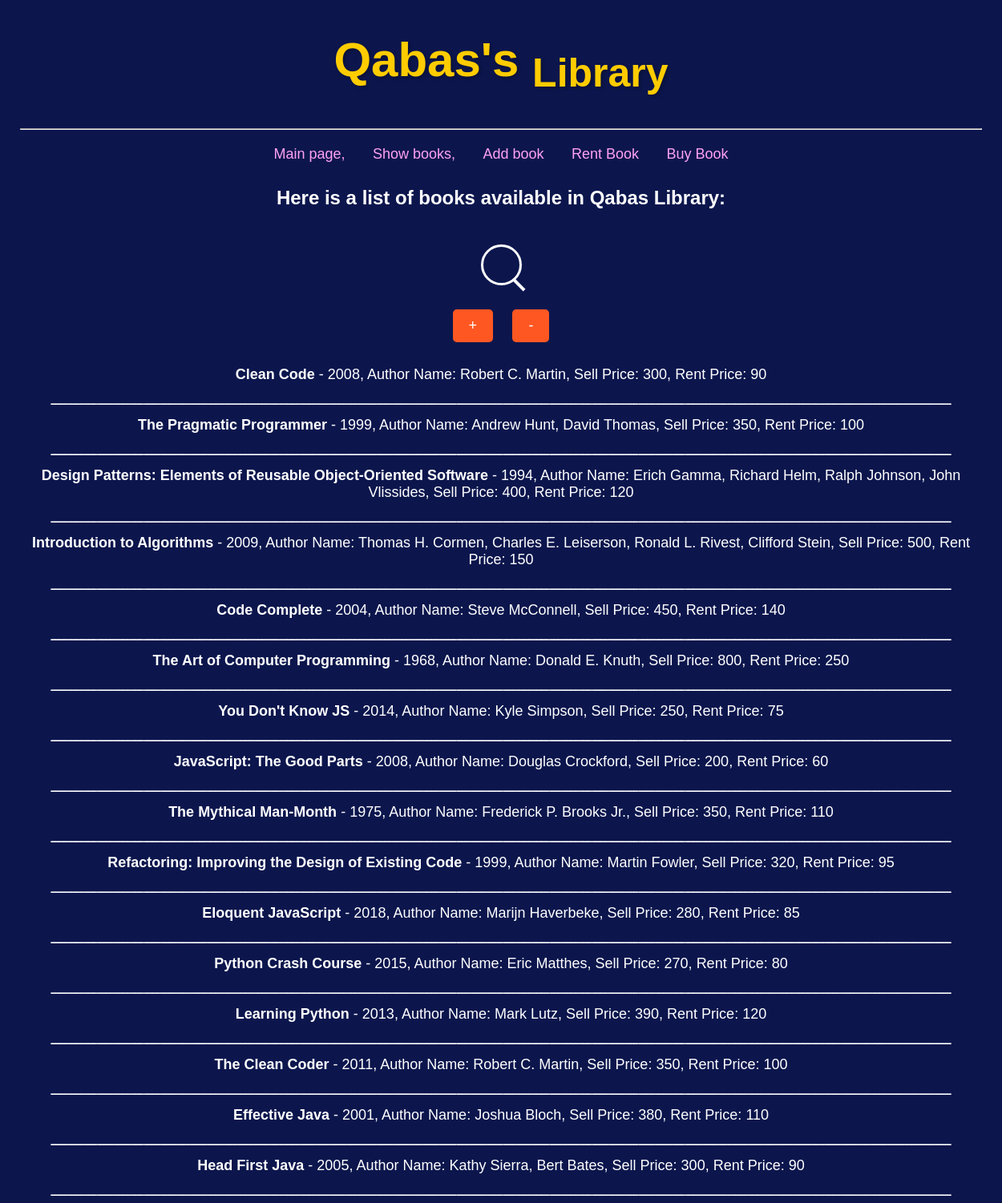
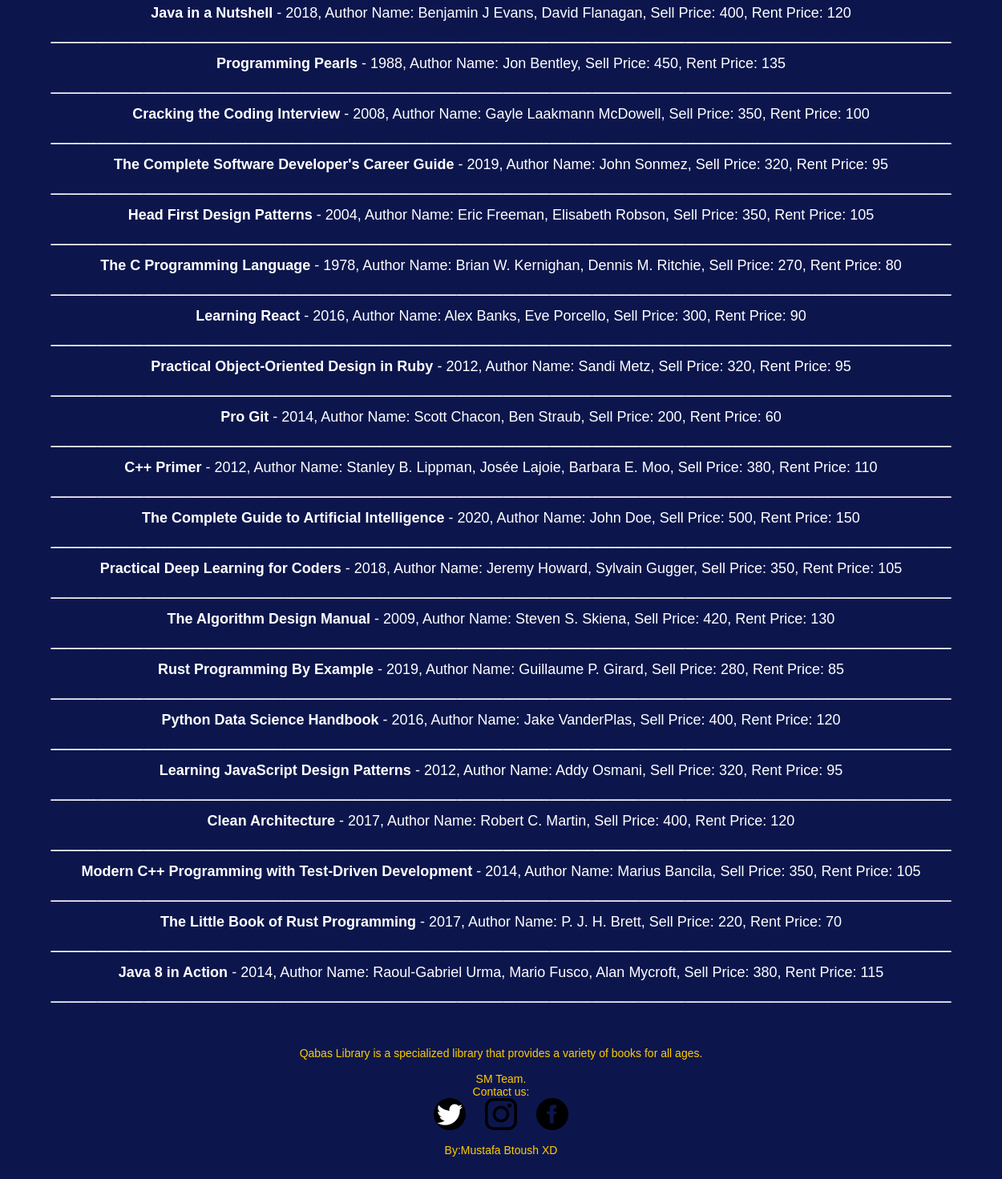
The app's page /showBooks.php with its own data (2 pictures, top to bottom).
### tables this page shows
CREATE TABLE `books` (
  `bookID` int(11) NOT NULL,
  `nameBook` varchar(255) NOT NULL,
  `isAvailable` tinyint(1) NOT NULL,
  `numberBooks` int(11) NOT NULL,
  `year` varchar(4) DEFAULT NULL,
  `autherName` varchar(255) NOT NULL,
  `priceSell` float NOT NULL,
  `priceRent` float NOT NULL
);

### showBooks.php (the view, shortened to what this page needs)
<?php
include("testServer.php");
$sql = "SELECT * FROM books WHERE isAvailable = 1";
?>
<!DOCTYPE html>
<html lang="en">
<head>
    <link rel="stylesheet" type="text/css" href="./css/styleShowBooks.css">
    <link rel="stylesheet" type="text/css" href="./css/styleError.css">
</head>
<body>
    <div class="main-container">
        <header>
            <h1>Qabas's <sub>Library</sub></h1>
        </header>
        <hr>
        <nav>
            <p>
                <a href="homePage.php">Main page,</a>
                <a href="showBooks.php">Show books,</a>
                <a href="addBook.php">Add book</a>
                <a href="rentBook.php">Rent Book</a>
                <a href="buyBook.php">Buy Book</a>
            </p>
        </nav>
        <section class="books-list">
            <p class="intro-text">Here is a list of books available in Qabas Library:</p>
            <div class="wrap-input-18">
                <form method="POST" action="">
                    <div class="search">
                        <div>
                            <input type="text" name="search" placeholder="Search . . .">
                        </div>
                    </div>
                </form>
            </div>
            <center>
                <button onclick="increaseFontSize()">+</button>
                <button onclick="decreaseFontSize()">-</button>
            </center>
            <ul id="bookList">
                <?php
                if ($_SERVER['REQUEST_METHOD'] === 'POST' && isset($_POST['search'])) {
                    $search = mysqli_real_escape_string($conn, $_POST['search']);
                    $sql = "SELECT * FROM books WHERE isAvailable = 1 AND nameBook LIKE '%$search%'";
                } else {
                    $sql = "SELECT * FROM books WHERE isAvailable = 1";
                }
                $res = mysqli_query($conn, $sql);
                if (mysqli_num_rows($res) > 0){
                    while ($row = mysqli_fetch_assoc($res)) {
                        echo '<li><strong>' . $row['nameBook'] . '</strong> - ';
                        echo $row['year'] . ', ';
                        echo 'Author Name: ' . $row['autherName'] . ', ';
                        echo 'Sell Price: ' . $row['priceSell'] . ', ';
                        echo 'Rent Price: ' . $row['priceRent'] . '</li>';
                        echo 'ـــــــــــــــــــــــــــــــــــــــــــــــــــــــــــــــــــــــــــــــــــــــــــــــــــــــــــــــــــــــــــــــــــــــــــــــــــــــــــــــــــــــــــــــــــــــــــــــــــــــــــــــــــــ';
                    }
                } else {
                    echo '<li>No books available</li>';
                }
                ?>
            </ul>
        </section>
        <footer>
            <p>Qabas Library is a specialized library that provides a variety of books for all ages.<br><br>
                SM Team.<br>
                Contact us:<br>
                <a href="x.com/"><img src="./img/X.png" width="40" alt="X"></a>
                <a href="https://www.instagram.com/"><img src="./img/instagram.png" width="40" alt="Instagram"></a>
                <a href="https://www.facebook.com/"><img src="./img/facebook.png" width="40" alt="Facebook"></a>
            </p>
            <p align="center">By:Mustafa Btoush XD</p>
        </footer>
    </div>
</body>
</html>

### css/styleShowBooks.css (style rules this page uses)
body { background-color: #0c164d; color: white; font-family: 'Arial', sans-serif; margin: 0; padding: 0; display: flex; flex-direction: column; align-items: center; }
.main-container { width: 100%; max-width: 1200px; margin: auto; padding: 20px; }
header h1 { text-align: center; font-size: 60px; font-weight: bold; color: #ffcc00; text-shadow: 2px 2px 4px rgba(0, 0, 0, 0.3); margin-top: 20px; }
nav { text-align: center; margin-top: 20px; }
nav a { color: #ffa1f3; text-decoration: none; font-size: 18px; margin: 0 15px; transition: color 0.3s ease; }
.books-list { text-align: center; margin-top: 30px; }
.books-list .intro-text { font-size: 24px; font-weight: 600; }
ul#bookList { list-style-type: none; padding: 0; margin-top: 20px; font-size: 18px; }
ul#bookList li { margin: 10px 0; }
button { background-color: #ff5722; color: white; padding: 10px 20px; border: none; border-radius: 5px; cursor: pointer; font-size: 18px; margin: 10px; transition: background-color 0.3s ease; }
footer { text-align: center; margin-top: 50px; }
footer p { font-size: 14px; color: #ffcc00; }
footer a { margin: 0 10px; }
footer a img { transition: transform 0.3s ease; }

### showBooks.php (style rules this page uses)
.wrap-input-18 { width: 100%; height: 100%; display: flex; justify-content: center; align-items: center; }
.wrap-input-18 .search { margin: 20px; }
.wrap-input-18 .search>div { display: inline-block; position: relative; }
.wrap-input-18 .search>div:after { content: ""; background: white; width: 4px; height: 20px; position: absolute; top: 40px; right: 2px; transform: rotate(135deg); }
.wrap-input-18 .search>div>input { color: white; font-size: 16px; background: transparent; width: 25px; height: 25px; padding: 10px; border: solid 3px white; outline: none; border-radius: 35px; transition: width 0.5s; }
.wrap-input-18 .search>div>input::placeholder { color: #efefef; opacity: 0; transition: opacity 150ms ease-out; }
.wrap-input-18 .search>div>input:focus, .wrap-input-18 .search>div>input:not(:placeholder-shown) { width: 250px; }

### records on screen
books: nameBook "Clean Code", year "2008", autherName "Robert C. Martin", priceSell "300", priceRent "90"
books: nameBook "The Pragmatic Programmer", year "1999", autherName "Andrew Hunt, David Thomas", priceSell "350", priceRent "100"
books: nameBook "Design Patterns: Elements of Reusable Object-Oriented Software", year "1994", autherName "Erich Gamma, Richard Helm, Ralph Johnson, John Vlissides", priceSell "400", priceRent "120"
books: nameBook "Introduction to Algorithms", year "2009", autherName "Thomas H. Cormen, Charles E. Leiserson, Ronald L. Rivest, Clifford Stein", priceSell "500", priceRent "150"
books: nameBook "Code Complete", year "2004", autherName "Steve McConnell", priceSell "450", priceRent "140"
books: nameBook "The Art of Computer Programming", year "1968", autherName "Donald E. Knuth", priceSell "800", priceRent "250"
books: nameBook "You Don't Know JS", year "2014", autherName "Kyle Simpson", priceSell "250", priceRent "75"
books: nameBook "JavaScript: The Good Parts", year "2008", autherName "Douglas Crockford", priceSell "200", priceRent "60"
books: nameBook "The Mythical Man-Month", year "1975", autherName "Frederick P. Brooks Jr.", priceSell "350", priceRent "110"
books: nameBook "Refactoring: Improving the Design of Existing Code", year "1999", autherName "Martin Fowler", priceSell "320", priceRent "95"
books: nameBook "Eloquent JavaScript", year "2018", autherName "Marijn Haverbeke", priceSell "280", priceRent "85"
books: nameBook "Python Crash Course", year "2015", autherName "Eric Matthes", priceSell "270", priceRent "80"
books: nameBook "Learning Python", year "2013", autherName "Mark Lutz", priceSell "390", priceRent "120"
books: nameBook "The Clean Coder", year "2011", autherName "Robert C. Martin", priceSell "350", priceRent "100"
books: nameBook "Effective Java", year "2001", autherName "Joshua Bloch", priceSell "380", priceRent "110"
books: nameBook "Head First Java", year "2005", autherName "Kathy Sierra, Bert Bates", priceSell "300", priceRent "90"
books: nameBook "Java in a Nutshell", year "2018", autherName "Benjamin J Evans, David Flanagan", priceSell "400", priceRent "120"
books: nameBook "Programming Pearls", year "1988", autherName "Jon Bentley", priceSell "450", priceRent "135"
books: nameBook "Cracking the Coding Interview", year "2008", autherName "Gayle Laakmann McDowell", priceSell "350", priceRent "100"
books: nameBook "The Complete Software Developer's Career Guide", year "2019", autherName "John Sonmez", priceSell "320", priceRent "95"
books: nameBook "Head First Design Patterns", year "2004", autherName "Eric Freeman, Elisabeth Robson", priceSell "350", priceRent "105"
books: nameBook "The C Programming Language", year "1978", autherName "Brian W. Kernighan, Dennis M. Ritchie", priceSell "270", priceRent "80"
books: nameBook "Learning React", year "2016", autherName "Alex Banks, Eve Porcello", priceSell "300", priceRent "90"
books: nameBook "Practical Object-Oriented Design in Ruby", year "2012", autherName "Sandi Metz", priceSell "320", priceRent "95"
books: nameBook "Pro Git", year "2014", autherName "Scott Chacon, Ben Straub", priceSell "200", priceRent "60"
books: nameBook "C++ Primer", year "2012", autherName "Stanley B. Lippman, Josée Lajoie, Barbara E. Moo", priceSell "380", priceRent "110"
books: nameBook "The Complete Guide to Artificial Intelligence", year "2020", autherName "John Doe", priceSell "500", priceRent "150"
books: nameBook "Practical Deep Learning for Coders", year "2018", autherName "Jeremy Howard, Sylvain Gugger", priceSell "350", priceRent "105"
books: nameBook "The Algorithm Design Manual", year "2009", autherName "Steven S. Skiena", priceSell "420", priceRent "130"
books: nameBook "Rust Programming By Example", year "2019", autherName "Guillaume P. Girard", priceSell "280", priceRent "85"
books: nameBook "Python Data Science Handbook", year "2016", autherName "Jake VanderPlas", priceSell "400", priceRent "120"
books: nameBook "Learning JavaScript Design Patterns", year "2012", autherName "Addy Osmani", priceSell "320", priceRent "95"
books: nameBook "Clean Architecture", year "2017", autherName "Robert C. Martin", priceSell "400", priceRent "120"
books: nameBook "Modern C++ Programming with Test-Driven Development", year "2014", autherName "Marius Bancila", priceSell "350", priceRent "105"
books: nameBook "The Little Book of Rust Programming", year "2017", autherName "P. J. H. Brett", priceSell "220", priceRent "70"
books: nameBook "Java 8 in Action", year "2014", autherName "Raoul-Gabriel Urma, Mario Fusco, Alan Mycroft", priceSell "380", priceRent "115"
